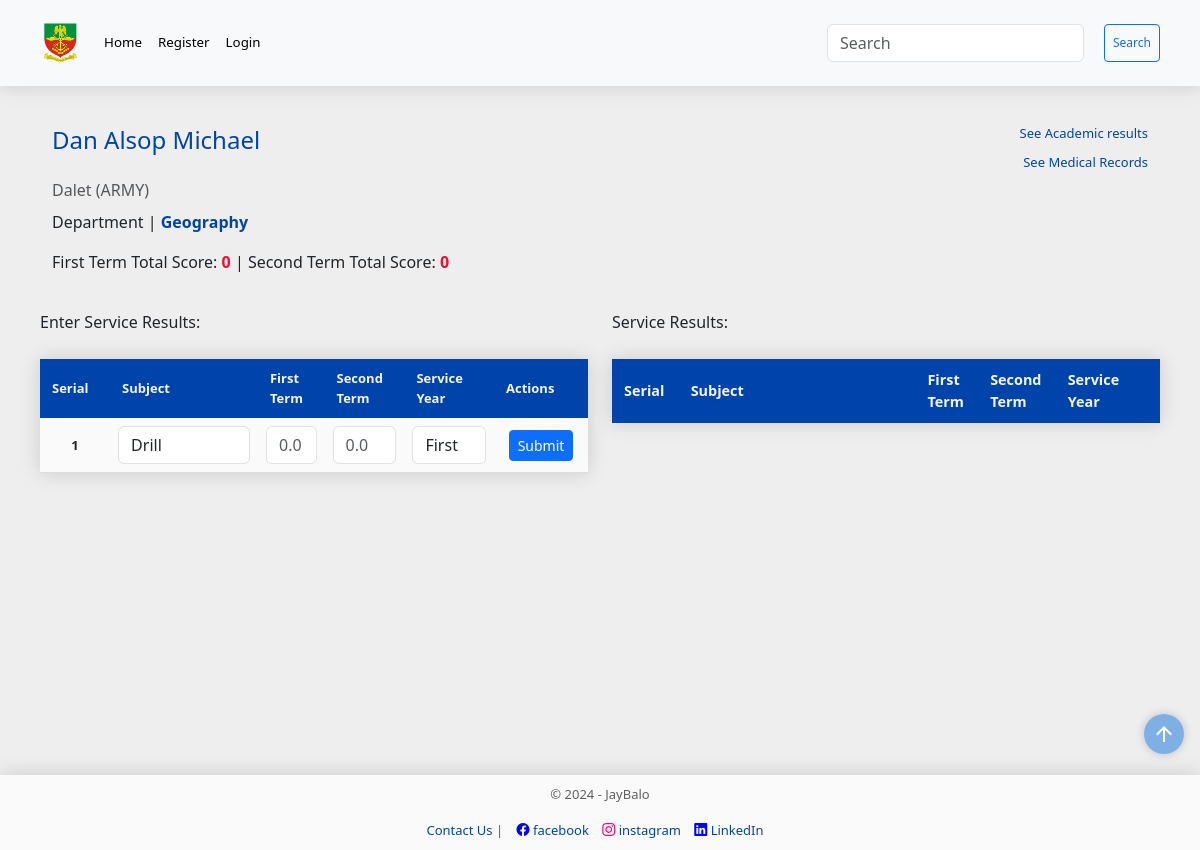
Screenshot of /cadet/military/2 with the database file from the repository.
### models.py (models this page shows, shortened)
class Cadet(db.Model):
    __tablename__= "cadets"
    id = Column("id", Integer, primary_key=True, autoincrement=True)
    cadet_no = Column("cadet_no", String, unique=True, nullable=False)
    first_name = Column("first_name", String, nullable=False)
    middle_name = Column("middle_name", String, nullable=True)
    last_name = Column("last_name", String, nullable=False)
    religion = Column("religion", String, nullable=False)
    state = Column("state", String, nullable=False)
    lga = Column("lga", String, nullable=False)
    date_of_enlistment = Column("date_of_enlistment", String, nullable=False)
    date_of_birth = Column("date_of_birth", String, nullable=False)
    department_id = Column('department_id', ForeignKey('departments.id'), nullable=False)
    department = relationship('Department', back_populates='cadets')
    bn_id = Column("bn_id", ForeignKey('battalions.id'), nullable=False)
    bn = relationship('Battalion', back_populates='cadet')
    gender_id = Column("gender_id", ForeignKey('genders.id'), nullable=False)
    gender = relationship('Gender', back_populates='cadet')
    service_id = Column("service_id", ForeignKey('services.id'), nullable=False)
    service = relationship('Service', back_populates='cadet')
    regular_id = Column("regular_id", ForeignKey('regular_courses.id'), nullable=False)
    regular_course = relationship('RegularCourse', back_populates='cadet')
    medical = relationship('Medical', back_populates='cadet')
    admission_count = Column("admission_count", Integer, nullable=False, default=0)
    admission_date = Column(Date, nullable=True)  # New field for admission date
    scores = relationship("Score", back_populates='cadet', uselist=False)
    service_scores = relationship("ServiceScore", back_populates='cadet', uselist=False)
    courses = relationship("Course", back_populates="cadet")
    profile_picture = relationship('ProfilePicture', back_populates='cadet')

class Battalion(db.Model):
    __tablename__="battalions"
    id = Column("id", Integer, primary_key=True, autoincrement=True)
    bn = Column("bn", String, nullable=False)
    cadet = relationship('Cadet', back_populates='bn')

class Service(db.Model):
    __tablename__="services"
    id = Column('id', Integer, primary_key=True)
    service_type = Column('service_type', String, nullable=False)
    service_subjects = relationship('ServiceSubject', back_populates='service')
    cadet = relationship('Cadet', back_populates='service')

class Department(db.Model):
    __tablename__="departments"
    id = Column("id", Integer, primary_key=True)
    department_name = Column("department_name", String, nullable=False)
    faculty_id = Column("faculty_id", ForeignKey('faculties.id'), nullable=False)
    faculty = relationship('Faculty', back_populates='departments')
    cadets = relationship('Cadet', back_populates='department')
    courses = relationship('Course', back_populates='department')

### main.py (the view, shortened to what this page needs)
@app.route('/cadet/military/<int:id>', methods=['GET','POST'])
def add_military_score(id):
    search_form = SearchForm()
    military_score_form = MilScoreForm()
    page = request.args.get("page", 1, type=int)
    per_page = 20
    selected_cadet = session.query(Cadet).filter(Cadet.id==id).first()
    cadet_scores = session.query(ServiceScore).filter(ServiceScore.cadet_id==id).all()
    subject_title = (military_score_form.subject.data)
    first_term_score = military_score_form.first_term_score.data
    second_term_score = military_score_form.second_term_score.data
    service_subject = session.query(ServiceSubject).filter(ServiceSubject.subject_title==subject_title).first()
    service_year = military_score_form.service_year.data
    filtered_choices = [(choice_value, choice_label) for choice_value, choice_label in filtered_subjects(id)]
    military_score_form.subject.choices = sorted(filtered_choices)
    total_first_term_score = round(get_total_first_term_score(id) or 0, 2)
    total_second_term_score = round(get_total_second_term_score(id)or 0, 2)
    return render_template('add_military_score.html',
                           search_form=search_form,
                           cadet=selected_cadet,
                           rows=cadet_scores,
                           id=id,
                           military_score_form=military_score_form,
                           total_first_term_score=total_first_term_score,
                           total_second_term_score=total_second_term_score,
                           year=year,
                           page=page,
                           per_page=per_page
                           )

### forms.py
class SearchForm(FlaskForm):
    searched = StringField('Searched', validators=[DataRequired() ])
    submit = SubmitField('Search')

class MilScoreForm(FlaskForm):
    subject = SelectField('Subject', validators=[InputRequired()])
    first_term_score = FloatField('First Term Score', validators=[DataRequired(), validate_score])
    second_term_score = FloatField('First Term Score', validators=[DataRequired(), validate_score])
    service_year = SelectField('Academic Year', choices=[('first', 'First'), ('second', 'Second'), ('third', 'Third'), ('fourth', 'Fourth'), ('fifth', 'fifth')], validators=[InputRequired()])
    submit = SubmitField('Submit')

### main.py (called while the page is built)
@app.context_processor
def base():
    form = SearchForm()
    course = regular_courses() # Assuming this returns a dictionary
    return {
        'form_dict': dict(form=form),
        'course_dict': course,
        }

### utils.py (called while the page is built)
def regular_courses():
    course = db.session.query(RegularCourse).all()
    course_dict = {}
    for course_object in course:
        key = course_object.id
        course_dict[key] = [course_object.course_no]
    return course_dict

def filtered_subjects(id):
        results=[]
        selected_cadet = db.session.query(Cadet).filter(Cadet.id==id).first()
        selected_cadet_service_id = selected_cadet.service_id
        service_subjects = db.session.query(ServiceSubject).filter(ServiceSubject.service_id==selected_cadet_service_id).all()
        for subject in service_subjects:
            tuple_item=(subject.subject_title, subject.subject_title.title())
            results.append(tuple_item)
        return results

def get_total_first_term_score(cadet_id):
     total_first_term_score = db.session.query(func.sum(ServiceScore.first_term_score)).filter(ServiceScore.cadet_id==cadet_id).scalar()
     return total_first_term_score

def get_total_second_term_score(cadet_id):
     total_second_term_score = db.session.query(func.sum(ServiceScore.second_term_score)).filter(ServiceScore.cadet_id==cadet_id).scalar()
     return total_second_term_score

### templates/add_military_score.html (shortened to what this page needs)
<!DOCTYPE html>
{% extends "base.html" %} {% block content %}
<div class="container">
  <div class="row" style="display: flex; justify-content: space-between; margin: 0;">
    <h4 style="color: rgb(0, 68, 171)">
      <a href="{{ url_for('student_info', id=cadet.id )}}"
        >{{ cadet.first_name }} {{ cadet.middle_name }} {{ cadet.last_name }}</a
      >
      <span>
        <a
          type="btn"
          style="font-size: small; float: right"
          href="{{ url_for('add_academic_score', id=cadet.id) }}"
          class="card-link"
          >See Academic results</a
        ><br>
        <a
          type="btn"
          style="font-size: small; float: right"
          href="{{ url_for('add_medical_record', id=cadet.id) }}"
          class="card-link"
          >See Medical Records</a
        >
      </span>
    </h4>
    <p class="card-subtitle mb-2 text-body-secondary">
      {{ cadet.bn.bn.capitalize() }} ({{ cadet.service.service_type.upper() }})
    </p>
    <p class="card-text">
      Department |
      <b style="color: rgb(0, 68, 171)"
        >{{ cadet.department.department_name.title() }}</b
      >
    </p>
    <p>
      First Term Total Score:
      <b style="color: #f90b31">{{ total_first_term_score }}</b> | Second Term
      Total Score: <b style="color: #f90b31">{{ total_second_term_score }} </b>
    </p>
  </div>
  <div class="row">
    <div class="col">
      <form
        id="military-score-form"
        method="POST"
        action="{{ url_for('add_military_score', id=cadet.id) }}"
      >
        <p>Enter Service Results:</p>
        <table class="custom-table table-sm table-hover table-borderless">
          <thead style="font-size: small">
            <tr>
              <th style="width: 5%" scope="col">Serial</th>
              <th style="width: 20%" scope="col">Subject</th>
              <th style="width: 5%" scope="col">First Term</th>
              <th style="width: 5%" scope="col">Second Term</th>
              <th style="width: 10%" scope="col">Service Year</th>
              <th style="width: 10%" scope="col">Actions</th>
            </tr>
          </thead>
          <tbody
            style="text-align: center; font-size: small"
            id="cadet-table-body"
          >
            <tr class="active-row">
              <th style="text-align: center" scope="row">1</th>
              <td data-cell="Subject" style="text-align: center">
                {{ military_score_form.subject(class="form-control",
                placeholder="Subject") }}
              </td>
              <td data-cell="First Term" class="head-center">
                {{ military_score_form.first_term_score(class="form-control",
                placeholder="0.0", maxlength="5") }}
              </td>
              <td data-cell="Second Term" class="head-center">
                {{ military_score_form.second_term_score(class="form-control",
                placeholder="0.0", maxlength="5") }}
              </td>
              <td data-cell="Service Year" class="head-center">
                {{ military_score_form.service_year(class="form-control",
                placeholder="Service Year") }}
              </td>
              <td style="padding: 5px">
                <div class="form-group" style="text-align: center">
                  {{ military_score_form.submit( class="btn btn-primary btn-sm")
                  }}
                </div>
              </td>
            </tr>
          </tbody>
        </table>
      </form>
    </div>
    <div class="col">
      <p>Service Results:</p>
      <table class="custom-table table-sm table-hover table-borderless">
        <thead style="text-align: center">
          <tr>
            <th style="width: 5%" scope="col">Serial</th>
            <th style="width: 40%" scope="col">Subject</th>
            <th style="width: 5%" scope="col">First Term</th>
            <th style="width: 5%" scope="col">Second Term</th>
            <th style="width: 10%" scope="col">Service Year</th>
            <th style="width: 1%" scope="col"></th>
          </tr>
        </thead>
      </table>
    </div>
  </div>
  <div class="row"></div>
</div>
{% endblock %}

### static/styles.css (style rules this page uses)
html { scroll-behavior: smooth; }
body { margin: 0; padding: 0; background-color: #eeeeee; min-height: 100vh; display: flex; flex-direction: column; height: auto; margin-bottom: 50px; }
.row { padding-top: 20px; }
.container { padding: 10px; margin: auto; }
.col { width: fit-content; min-width: min-content; }
table { width: 100%; background-color: #fafafa; }
.custom-table { border-collapse: collapse; margin: 25px 0; font-size: 0.9em; width: fit-content; border-radius: 5px 5px 0 0; box-shadow: 0 0 20px rgba(0, 0, 0, 0.15); }
.custom-table thead tr { background-color: rgb(0, 68, 171); color: #f4f4f4; text-align: left; font-weight: 600; }
.custom-table th, .content-table td { padding: 10px 12px; }
.custom-table tbody td { padding: 0.5rem; }
.custom-table tbody tr { border-bottom: 1px solid #dddddd; }
a { text-decoration: none; color: rgb(0, 68, 171); }
.card-link { color: rgb(0, 68, 171); }

### rows the page displays
Cadet: first_name "Dan", middle_name "Alsop", last_name "Michael"
Battalion: bn.bn "Dalet"
Service: service.service_type "ARMY"
Department: department.department_name "Geography"

### other values shown
{{ total_first_term_score }} "0"
{{ total_second_term_score }} "0"
{{ year }} "2024"
